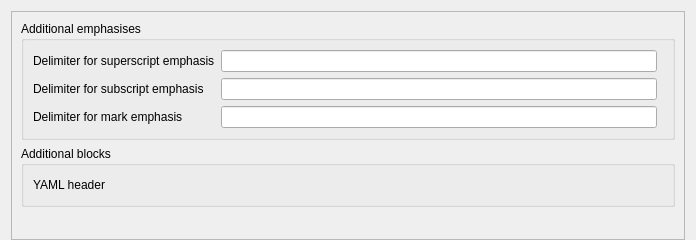
<?xml version="1.0" encoding="UTF-8"?>
<ui version="4.0">
 <class>PluginsPage</class>
 <widget class="QWidget" name="PluginsPage">
  <property name="geometry">
   <rect>
    <x>0</x>
    <y>0</y>
    <width>696</width>
    <height>240</height>
   </rect>
  </property>
  <property name="windowTitle">
   <string>Form</string>
  </property>
  <layout class="QVBoxLayout" name="verticalLayout_2">
   <property name="bottomMargin">
    <number>0</number>
   </property>
   <item>
    <widget class="QScrollArea" name="m_scrollArea">
     <property name="widgetResizable">
      <bool>true</bool>
     </property>
     <property name="alignment">
      <set>Qt::AlignmentFlag::AlignLeading|Qt::AlignmentFlag::AlignLeft|Qt::AlignmentFlag::AlignTop</set>
     </property>
     <widget class="QWidget" name="m_scrollAreaWidgetContents">
      <property name="geometry">
       <rect>
        <x>0</x>
        <y>0</y>
        <width>684</width>
        <height>230</height>
       </rect>
      </property>
      <property name="sizePolicy">
       <sizepolicy hsizetype="Expanding" vsizetype="Fixed">
        <horstretch>0</horstretch>
        <verstretch>0</verstretch>
       </sizepolicy>
      </property>
      <layout class="QVBoxLayout" name="verticalLayout">
       <item>
        <widget class="QGroupBox" name="groupBox">
         <property name="title">
          <string>Additional emphasises</string>
         </property>
         <layout class="QGridLayout" name="gridLayout">
          <item row="0" column="0">
           <widget class="QLabel" name="label">
            <property name="text">
             <string>Delimiter for superscript emphasis</string>
            </property>
           </widget>
          </item>
          <item row="0" column="1">
           <widget class="QLineEdit" name="m_supChar">
            <property name="toolTip">
             <string>Only first character will be used.</string>
            </property>
           </widget>
          </item>
          <item row="0" column="2">
           <widget class="MdUtils::Switch" name="m_supSwitch" native="true">
            <property name="toolTip">
             <string>Turn on/off superscript emphasis plugin.</string>
            </property>
           </widget>
          </item>
          <item row="1" column="0">
           <widget class="QLabel" name="label_2">
            <property name="text">
             <string>Delimiter for subscript emphasis</string>
            </property>
           </widget>
          </item>
          <item row="1" column="1">
           <widget class="QLineEdit" name="m_subChar">
            <property name="toolTip">
             <string>Only first character will be used.</string>
            </property>
           </widget>
          </item>
          <item row="1" column="2">
           <widget class="MdUtils::Switch" name="m_subSwitch" native="true">
            <property name="toolTip">
             <string>Turn on/off subscript emphasis plugin.</string>
            </property>
           </widget>
          </item>
          <item row="2" column="0">
           <widget class="QLabel" name="label_3">
            <property name="text">
             <string>Delimiter for mark emphasis</string>
            </property>
           </widget>
          </item>
          <item row="2" column="1">
           <widget class="QLineEdit" name="m_markChar">
            <property name="toolTip">
             <string>Only first character will be used.</string>
            </property>
           </widget>
          </item>
          <item row="2" column="2">
           <widget class="MdUtils::Switch" name="m_markSwitch" native="true">
            <property name="toolTip">
             <string>Turn on/off mark emphasis plugin.</string>
            </property>
           </widget>
          </item>
         </layout>
        </widget>
       </item>
       <item>
        <widget class="QGroupBox" name="groupBox_2">
         <property name="title">
          <string>Additional blocks</string>
         </property>
         <layout class="QHBoxLayout" name="horizontalLayout">
          <item>
           <widget class="QLabel" name="label_4">
            <property name="text">
             <string>YAML header</string>
            </property>
           </widget>
          </item>
          <item>
           <spacer name="horizontalSpacer">
            <property name="orientation">
             <enum>Qt::Orientation::Horizontal</enum>
            </property>
            <property name="sizeHint" stdset="0">
             <size>
              <width>561</width>
              <height>20</height>
             </size>
            </property>
           </spacer>
          </item>
          <item>
           <widget class="MdUtils::Switch" name="m_yamlSwitch" native="true"/>
          </item>
         </layout>
        </widget>
       </item>
      </layout>
     </widget>
    </widget>
   </item>
  </layout>
 </widget>
 <customwidgets>
  <customwidget>
   <class>MdUtils::Switch</class>
   <extends>QWidget</extends>
   <header>utils/switch.h</header>
   <container>1</container>
  </customwidget>
 </customwidgets>
 <resources/>
 <connections/>
</ui>
